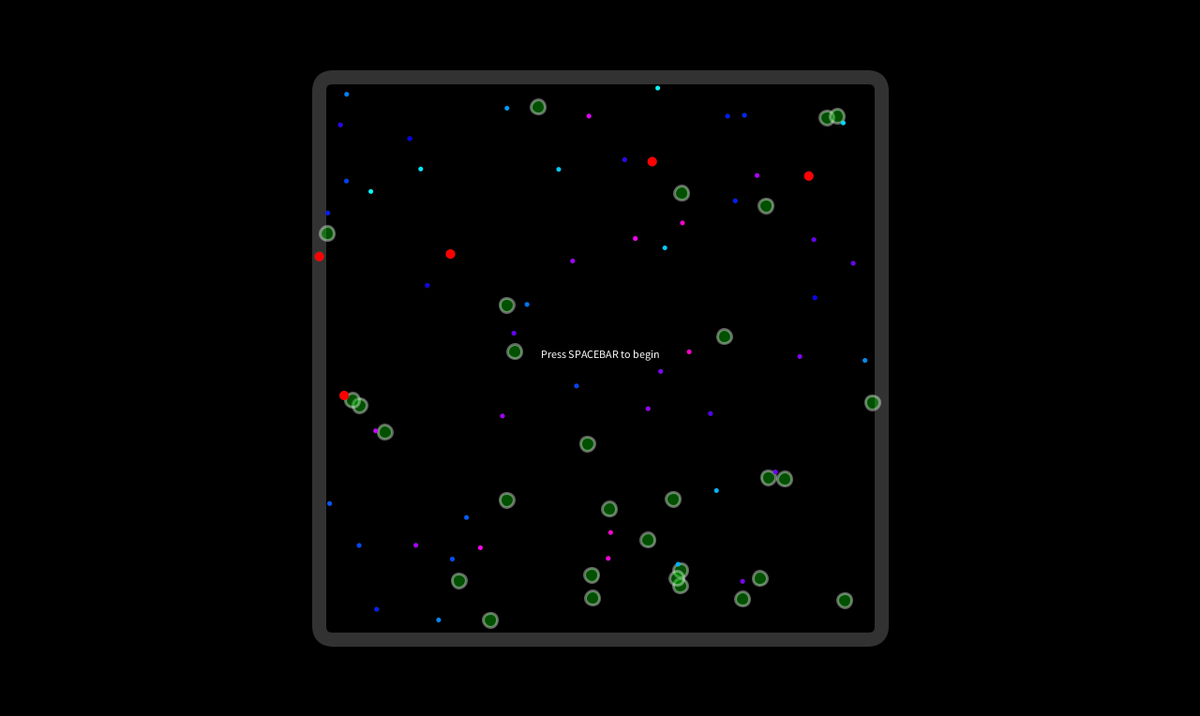
Frame 1 (no input)
Frame 60 (the mouse pressed at the canvas centre just before this capture): identical to frame 1, image omitted
Frame 120 (the mouse held since frame 60 and released just before this capture): identical to frame 1, image omitted

The Processing sketch that drew this single still picture (run headless with seeded random() and noise(); from frame 60 on, the mouse is pressed at the canvas centre):

// Processing sketch: Evo
// ── Evo.pde
/*  Ira Winder, jiw@mit.edu
 *
 *  An environment for testing natural selection processing on some digital "bugs"
 *  Groovy PREDATORS by Anton (adewinter)!
 */

/*  Key Parameters:
 *
 *    W, width of canvas [pixels]
 *    H, height of canvas [pixels]
 *
 *    D_f, diameter of food [pixels]
 *    P_f, period of food generation [ticks]
 *
 *    D_b, diameter of bug [pixels]
 *    V_b, maximum velocity of a "bug" [pixels/frame]
 *    S_b, number of bugs "spawned" when food eaten [bugs]
 *    H_b, number of ticks a bug can go without food before death [ticks]
 *
 *  Key Behaviors
 *
 *    - Bug acceleration is "random" in 2D space but velocity never exceeds V_b
 *    - Upon encountering food, a bug will eat it.  The polygon representing the bug and the food must intersect.
 *    - If a bug goes length of time H_b without eating food it will disappear from simulation
 *    - Upon eating food, the bug will become completely "full,"  and will instantly generate offspring of amount S_b
 *    - Every amount of time P_f, a unit of food is placed randomly on the canvas
 *
 */

ArrayList<Bug> population;
ArrayList<Food> noms;
ArrayList<Predator> preds;
Arena arena;

int FOOD_TIMER = 15;   // P_f
int FOOD_SIZE = 15;    // D_f
int FOOD_INITIAL_COUNT = 30;

int SPAWN_COUNT = 5;   // S_b
float MAX_SPEED = 0.5; // V_b
int MAX_HUNGER = 500;  // H_b
int BUG_SIZE = 5;      // D_b
int BUG_INITIAL_COUNT = 50;

int PREDATOR_INITIAL_COUNT = 5;
int PREDATOR_SPAWN_COUNT = 1;
float PREDATOR_SPAWN_CHANCE = 5.0;  // ( 0 - 100% )
int PREDATOR_MAX_HUNGER = 300;
float PREDATOR_MAX_SPEED = 1.0;
int PREDATOR_SIZE = 10;

int counter;

boolean run;

void setup() {
  size(1280, 764);
  arena = new Arena(600, 600); // W, H
  population = new ArrayList<Bug>();
  noms = new ArrayList<Food>();
  preds = new ArrayList<Predator>();

  PVector randomLocation;
  float randomX, randomY;

  // Random Bugs
  Bug randomBug;
  float scaler;
  for (int i=0; i<BUG_INITIAL_COUNT; i++) {
    randomX = random(0, arena.w);
    randomY = random(0, arena.h);
    randomLocation = new PVector(randomX, randomY);
    scaler = float(BUG_INITIAL_COUNT - i)/BUG_INITIAL_COUNT;
    randomBug = new Bug(scaler*MAX_SPEED, randomLocation, MAX_HUNGER, SPAWN_COUNT, BUG_SIZE);
    population.add(randomBug);
  }

  // Random Food
  Food randomFood;
  for (int i=0; i<FOOD_INITIAL_COUNT; i++) {
    randomX = random(0, arena.w);
    randomY = random(0, arena.h);
    randomLocation = new PVector(randomX, randomY);
    randomFood = new Food(randomLocation, FOOD_SIZE);
    noms.add(randomFood);
  }

  // Random Predators
  Predator randomPredator;
  for (int i=0; i<PREDATOR_INITIAL_COUNT; i++) {
    randomX = random(0, arena.w);
    randomY = random(0, arena.h);
    randomLocation = new PVector(randomX, randomY);
    randomPredator = new Predator(PREDATOR_MAX_SPEED, randomLocation, PREDATOR_MAX_HUNGER, PREDATOR_SPAWN_COUNT, PREDATOR_SIZE);
    preds.add(randomPredator);
  }

  counter = 0;
  run = false;
}

Food nom, newFood;
Bug bug, newBug;

void draw() {
  background(0);

  translate(width/2 - arena.w/2, height/2 - arena.h/2);
  arena.draw();

  if (run) {

    // Random Food
    if (counter >= FOOD_TIMER) {
      PVector randomLocation;
      float randomX, randomY;
      randomX = random(0, arena.w);
      randomY = random(0, arena.h);
      randomLocation = new PVector(randomX, randomY);
      newFood = new Food(randomLocation, FOOD_SIZE);
      noms.add(newFood);

      counter = 0;
    }

    // Update Food
    for (int b=population.size()-1; b>=0; b--) {
      bug = population.get(b);

      for (int f=noms.size()-1; f>=0; f--) {
        nom = noms.get(f);
        if (nom.eat(bug.location, bug.size)) {
          bug.full();
          noms.remove(nom);
        }
      }

      // Random Bugs
      PVector newLocation, newVelocity, newAcceleration;
      if (bug.spawn) {
        for (int j=0; j<bug.spawnSize; j++) {
          newLocation = new PVector(bug.location.x, bug.location.y);
          newVelocity = new PVector(bug.velocity.x, bug.velocity.y);
          newAcceleration = new PVector(bug.acceleration.x, bug.acceleration.y);
          newBug = new Bug(MAX_SPEED, newLocation, MAX_HUNGER, SPAWN_COUNT, BUG_SIZE, bug.bodyColor);
          newBug.velocity = newVelocity;
          population.add(newBug);
        }
        bug.spawn = false;
      }
    }

    // Update Bugs
    for (int i=population.size()-1; i>=0; i--) {
      bug = population.get(i);
      if (bug.starved) {
        population.remove(bug);
      }
      bug.update(arena);

      // Check if any predator ate this particular bug
      for (int p=preds.size()-1; p>=0; p--) {
        Predator pred = preds.get(p);
        if (pred.willEat(bug)) {
          pred.full();
          population.remove(bug);
        }
      }
    }

    // Update Predators
    for (int p=preds.size()-1; p>=0; p--) {
      Predator pred = preds.get(p);
      pred.spawn();
      if(pred.starved) {
        preds.remove(pred);
      }
      pred.update(arena);
    }

    counter++;
  }

  // Draw Food
  for (Food f : noms) {
    f.draw();
  }

  // Draw Bugs
  for (Bug b : population) {
    b.draw();
  }

  // Draw Predators
  for (Predator p : preds) {
    p.draw();
    p.nomBlip();
  }

  if (!run) {
    fill(255);
    textAlign(CENTER);
    text("Press SPACEBAR to begin", arena.w/2, arena.h/2);
  }
}

class Arena {
  int w, h;

  Arena(int w, int h) {
   this.w = w;
   this.h = h;
  }

  void draw() {
    noFill(); stroke(50); strokeWeight(FOOD_SIZE);
    rect(0, 0, w, h, FOOD_SIZE);
  }
}

class Bug {
  float maxSpeed;
  PVector location, velocity, acceleration;
  int hunger, maxHunger, spawnSize, size;
  boolean starved, spawn;
  color bodyColor = -1;

  Bug(float maxSpeed, PVector location, int maxHunger, int spawnSize, int size) {
    this.maxSpeed = maxSpeed;
    this.location = location;
    this.maxHunger = maxHunger;
    this.spawnSize = spawnSize;
    this.size = size;

    if (this.bodyColor == -1) {
      colorMode(HSB);
      this.bodyColor = color(125+random(100), 255, 255);
      colorMode(RGB);
    }
    velocity = new PVector(0,0,0);
    acceleration = new PVector(0,0,0);

    hunger = 0;
    starved = false;
    spawn = false;
  }

  Bug(float maxSpeed, PVector location, int maxHunger, int spawnSize, int size, color bodyColor) {
    this(maxSpeed, location, maxHunger, spawnSize, size);
    this.bodyColor = bodyColor;
  }

  void update(Arena a) {
    float MAX_ACC = 2.0;
    acceleration.x += random(-MAX_ACC, MAX_ACC);
    acceleration.y += random(-MAX_ACC, MAX_ACC);
    velocity.add(acceleration);

    if (velocity.mag() > maxSpeed) {
      velocity.setMag(maxSpeed);
    }

    location.add(velocity);

    if (location.x < 0) {
      location.x = arena.w + location.x;
    } else if (location.x > a.w) {
      location.x = location.x - arena.w;
    }

    if (location.y < 0) {
      location.y = arena.h + location.y;
    } else if (location.y > a.h) {
      location.y = location.y - arena.h;
    }

    hunger++;
    if (hunger >= maxHunger) {
      starved = true;
    }

  }

  void full() {
    hunger = 0;
    spawn = true;
  }

  void draw() {
    if (starved) {
      noFill();
    } else {
      fill(bodyColor, 255.0 * (maxHunger - hunger) / maxHunger);
    }
    stroke(255, 10); strokeWeight(1);
    ellipse(location.x, location.y, size, size);
  }
}

class Predator extends Bug {
  
  int NOM_BLIP_TICKS = 10;
  int nomBlip = 0;
  
  Predator(float maxSpeed, PVector location, int maxHunger, int spawnSize, int size) {
    super(maxSpeed, location, maxHunger, spawnSize, size, color(255,0,0)); //Predators are always RED
  }

  boolean willEat(Bug bug) {
    PVector distance = new PVector(bug.location.x, bug.location.y);
    distance.sub(location);

    if (distance.mag() < 0.5*(size+bug.size)) {
      nomBlip = NOM_BLIP_TICKS;
      return true;
    } else {
      return false;
    }
  }
  
  void spawn() {
    if(this.spawn) {
      if (random(100.0) < PREDATOR_SPAWN_CHANCE) { // Only spawns predators a fraction of the time.  Has the effect of predorator eating "many" bugs before spawning
        for (int j=0; j<this.spawnSize; j++) {
          PVector newLocation = new PVector(this.location.x, this.location.y);
          Predator newPred = new Predator(this.maxSpeed, newLocation, this.maxHunger, this.spawnSize, this.size); //inherit from the properties of the spawn-er
          newPred.velocity = new PVector(this.velocity.x, this.velocity.y);
          preds.add(newPred);
        }
      }
      this.spawn = false;
    }
  }
  
  void nomBlip() {
    if (nomBlip > 0) {
      fill(255); 
      textAlign(CENTER);
      text("nom!", location.x, location.y + 2*size);
      nomBlip--;
    }
  }
}

class Food {
  PVector location;
  int size;

  Food(PVector location, int size) {
    this.location = location;
    this.size = size;
  }

  boolean eat(PVector bugLocation, int bugSize) {
    PVector distance = new PVector(bugLocation.x, bugLocation.y);
    distance.sub(location);
    if (distance.mag() < 0.5*(size+bugSize)) {
      return true;
    } else {
      return false;
    }
  }

  void draw() {
    fill(#00CC00, 100); stroke(255, 100); strokeWeight(3);
    ellipse(location.x, location.y, size, size);
  }
}

void keyPressed() {
  switch(key) {
    case ' ':
      if (run) {
        run = false;
      } else {
        run = true;
      }
      break;
  }
}
